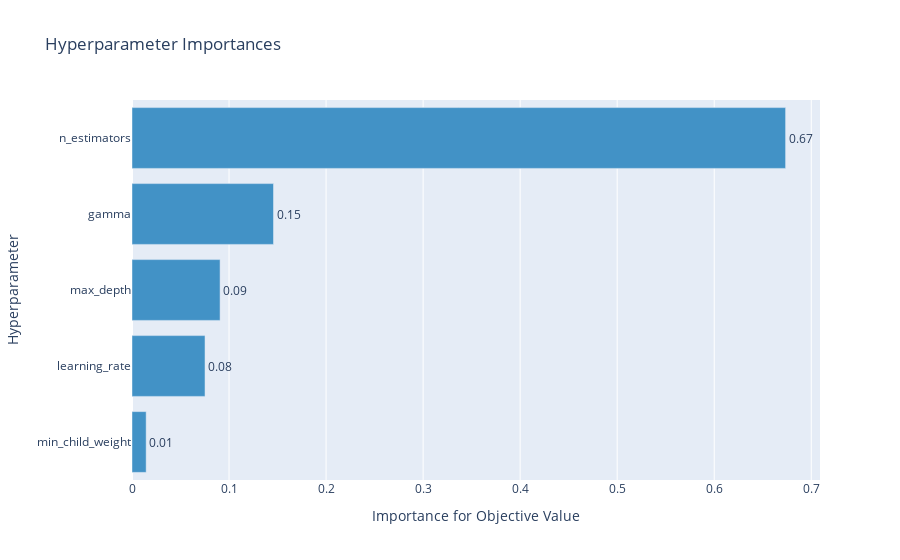

The notebook cell this image was saved under:
### Code cell
optuna.visualization.plot_param_importances(study)

### Figure 1 — Plotly figure (JSON) as saved in the notebook; plotly's stock layout.template omitted (floating-point values rounded to 4 significant figures)
{"data": [{"cliponaxis": false, "hovertemplate": ["min_child_weight (IntDistribution): 0.014596023483847458<extra></extra>", "learning_rate (FloatDistribution): 0.07525698438394232<extra></extra>", "max_depth (IntDistribution): 0.09076999799424022<extra></extra>", "gamma (IntDistribution): 0.14582336760789905<extra></extra>", "n_estimators (IntDistribution): 0.6735536265300709<extra></extra>"], "marker": {"color": "rgb(66,146,198)"}, "orientation": "h", "text": ["0.01", "0.08", "0.09", "0.15", "0.67"], "textposition": "outside", "type": "bar", "x": [0.0146, 0.07526, 0.09077, 0.1458, 0.6736], "y": ["min_child_weight", "learning_rate", "max_depth", "gamma", "n_estimators"]}], "layout": {"showlegend": false, "title": {"text": "Hyperparameter Importances"}, "xaxis": {"title": {"text": "Importance for Objective Value"}}, "yaxis": {"title": {"text": "Hyperparameter"}}}}
